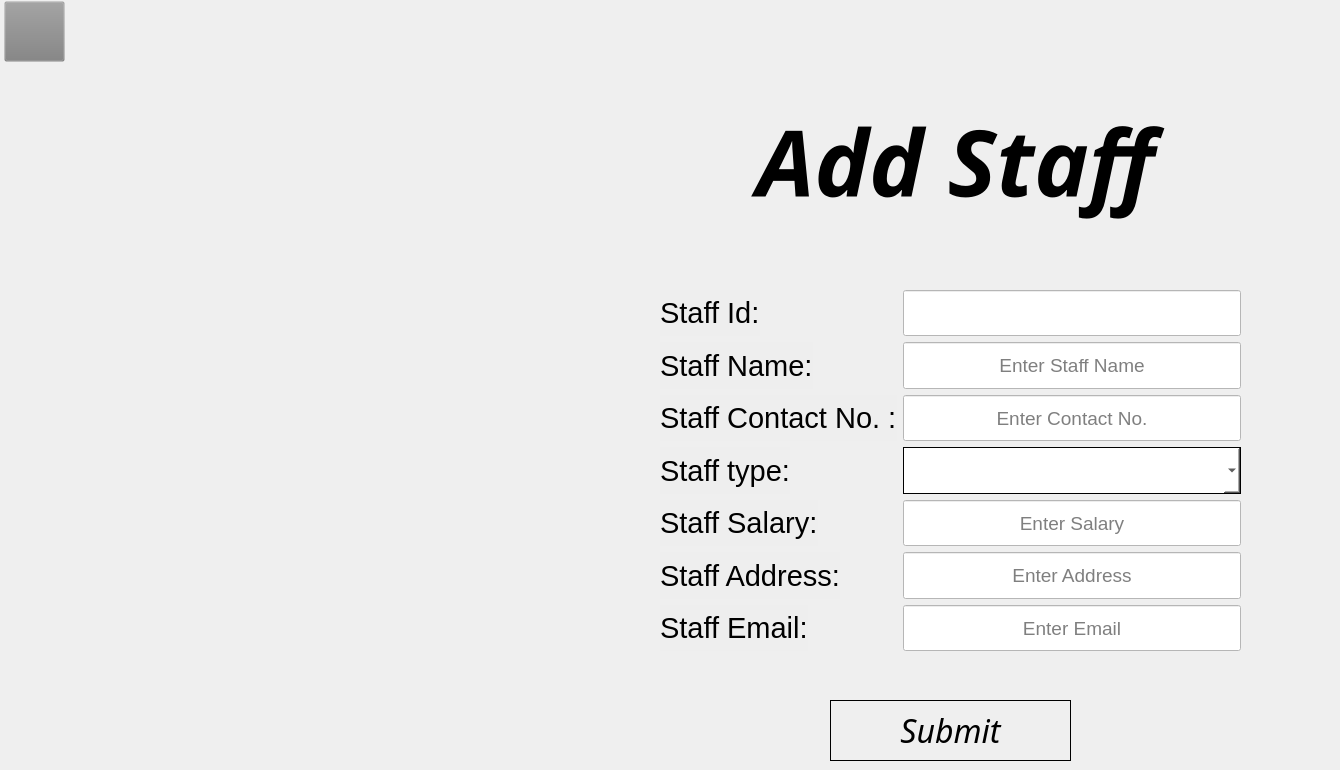
    <widget class="QWidget" name="ADDformforStaff">
     <widget class="QPushButton" name="staff_addform_backbutton">
      <property name="geometry">
       <rect>
        <x>4</x>
        <y>1</y>
        <width>61</width>
        <height>61</height>
       </rect>
      </property>
      <property name="styleSheet">
       <string notr="true">
background-color: rgb(128, 128, 128, 0.01);
border-image: url(:/back-button.png);</string>
      </property>
      <property name="text">
       <string/>
      </property>
     </widget>
     <widget class="QLabel" name="label_39">
      <property name="geometry">
       <rect>
        <x>580</x>
        <y>100</y>
        <width>751</width>
        <height>121</height>
       </rect>
      </property>
      <property name="font">
       <font>
        <family>JasmineUPC</family>
        <pointsize>69</pointsize>
        <weight>75</weight>
        <italic>true</italic>
        <bold>true</bold>
       </font>
      </property>
      <property name="styleSheet">
       <string notr="true">background-color: rgb(128, 128, 128, 0.001);</string>
      </property>
      <property name="text">
       <string>Add Staff</string>
      </property>
      <property name="alignment">
       <set>Qt::AlignCenter</set>
      </property>
     </widget>
     <widget class="QPushButton" name="pushButton_2">
      <property name="geometry">
       <rect>
        <x>830</x>
        <y>700</y>
        <width>241</width>
        <height>61</height>
       </rect>
      </property>
      <property name="font">
       <font>
        <family>Poppins</family>
        <pointsize>24</pointsize>
        <weight>50</weight>
        <italic>true</italic>
        <bold>false</bold>
       </font>
      </property>
      <property name="styleSheet">
       <string notr="true">border:1px solid black</string>
      </property>
      <property name="text">
       <string>Submit</string>
      </property>
     </widget>
     <widget class="QWidget" name="layoutWidget">
      <property name="geometry">
       <rect>
        <x>660</x>
        <y>290</y>
        <width>581</width>
        <height>361</height>
       </rect>
      </property>
      <layout class="QFormLayout" name="formLayout_4">
       <item row="0" column="0">
        <widget class="QLabel" name="label_52">
         <property name="font">
          <font>
           <pointsize>22</pointsize>
          </font>
         </property>
         <property name="styleSheet">
          <string notr="true">background-color:rgb(128,128,128,0.01);</string>
         </property>
         <property name="text">
          <string>Staff Id:</string>
         </property>
        </widget>
       </item>
       <item row="0" column="1">
        <widget class="QLineEdit" name="lineEdit_10">
         <property name="enabled">
          <bool>false</bool>
         </property>
         <property name="sizePolicy">
          <sizepolicy hsizetype="Expanding" vsizetype="Expanding">
           <horstretch>0</horstretch>
           <verstretch>0</verstretch>
          </sizepolicy>
         </property>
         <property name="font">
          <font>
           <pointsize>14</pointsize>
          </font>
         </property>
         <property name="styleSheet">
          <string notr="true">
background-color: white;</string>
         </property>
         <property name="alignment">
          <set>Qt::AlignCenter</set>
         </property>
         <property name="placeholderText">
          <string/>
         </property>
        </widget>
       </item>
       <item row="1" column="0">
        <widget class="QLabel" name="label_49">
         <property name="font">
          <font>
           <pointsize>22</pointsize>
          </font>
         </property>
         <property name="styleSheet">
          <string notr="true">background-color:rgb(128,128,128,0.01);</string>
         </property>
         <property name="text">
          <string>Staff Name:</string>
         </property>
        </widget>
       </item>
       <item row="1" column="1">
        <widget class="QLineEdit" name="lineEdit_8">
         <property name="sizePolicy">
          <sizepolicy hsizetype="Expanding" vsizetype="Expanding">
           <horstretch>0</horstretch>
           <verstretch>0</verstretch>
          </sizepolicy>
         </property>
         <property name="font">
          <font>
           <pointsize>14</pointsize>
          </font>
         </property>
         <property name="styleSheet">
          <string notr="true">
background-color: white;</string>
         </property>
         <property name="alignment">
          <set>Qt::AlignCenter</set>
         </property>
         <property name="placeholderText">
          <string>Enter Staff Name</string>
         </property>
        </widget>
       </item>
       <item row="2" column="0">
        <widget class="QLabel" name="label_51">
         <property name="font">
          <font>
           <pointsize>22</pointsize>
          </font>
         </property>
         <property name="styleSheet">
          <string notr="true">background-color:rgb(128,128,128,0.01);</string>
         </property>
         <property name="text">
          <string>Staff Contact No. :</string>
         </property>
        </widget>
       </item>
       <item row="2" column="1">
        <widget class="QLineEdit" name="lineEdit_7">
         <property name="sizePolicy">
          <sizepolicy hsizetype="Expanding" vsizetype="Expanding">
           <horstretch>0</horstretch>
           <verstretch>0</verstretch>
          </sizepolicy>
         </property>
         <property name="font">
          <font>
           <pointsize>14</pointsize>
          </font>
         </property>
         <property name="styleSheet">
          <string notr="true">
background-color: white;</string>
         </property>
         <property name="alignment">
          <set>Qt::AlignCenter</set>
         </property>
         <property name="placeholderText">
          <string>Enter Contact No.</string>
         </property>
        </widget>
       </item>
       <item row="3" column="0">
        <widget class="QLabel" name="label_48">
         <property name="font">
          <font>
           <pointsize>22</pointsize>
          </font>
         </property>
         <property name="styleSheet">
          <string notr="true">background-color:rgb(128,128,128,0.01);</string>
         </property>
         <property name="text">
          <string>Staff type:</string>
         </property>
        </widget>
       </item>
       <item row="3" column="1">
        <widget class="QComboBox" name="comboBox_2">
         <property name="enabled">
          <bool>true</bool>
         </property>
         <property name="sizePolicy">
          <sizepolicy hsizetype="Preferred" vsizetype="Expanding">
           <horstretch>0</horstretch>
           <verstretch>0</verstretch>
          </sizepolicy>
         </property>
         <property name="styleSheet">
          <string notr="true">background-color:rgba(255,255,255);
border:1px solid black
</string>
         </property>
        </widget>
       </item>
       <item row="4" column="0">
        <widget class="QLabel" name="label_50">
         <property name="font">
          <font>
           <pointsize>22</pointsize>
          </font>
         </property>
         <property name="styleSheet">
          <string notr="true">background-color:rgb(128,128,128,0.01);</string>
         </property>
         <property name="text">
          <string>Staff Salary:</string>
         </property>
        </widget>
       </item>
       <item row="4" column="1">
        <widget class="QLineEdit" name="lineEdit_6">
         <property name="sizePolicy">
          <sizepolicy hsizetype="Expanding" vsizetype="Expanding">
           <horstretch>0</horstretch>
           <verstretch>0</verstretch>
          </sizepolicy>
         </property>
         <property name="font">
          <font>
           <pointsize>14</pointsize>
          </font>
         </property>
         <property name="styleSheet">
          <string notr="true">
background-color: white;</string>
         </property>
         <property name="alignment">
          <set>Qt::AlignCenter</set>
         </property>
         <property name="placeholderText">
          <string>Enter Salary</string>
         </property>
        </widget>
       </item>
       <item row="5" column="0">
        <widget class="QLabel" name="label_53">
         <property name="font">
          <font>
           <pointsize>22</pointsize>
          </font>
         </property>
         <property name="styleSheet">
          <string notr="true">background-color:rgb(128,128,128,0.01);</string>
         </property>
         <property name="text">
          <string>Staff Address:</string>
         </property>
        </widget>
       </item>
       <item row="5" column="1">
        <widget class="QLineEdit" name="lineEdit_11">
         <property name="sizePolicy">
          <sizepolicy hsizetype="Expanding" vsizetype="Expanding">
           <horstretch>0</horstretch>
           <verstretch>0</verstretch>
          </sizepolicy>
         </property>
         <property name="font">
          <font>
           <pointsize>14</pointsize>
          </font>
         </property>
         <property name="styleSheet">
          <string notr="true">
background-color: white;</string>
         </property>
         <property name="alignment">
          <set>Qt::AlignCenter</set>
         </property>
         <property name="placeholderText">
          <string>Enter Address</string>
         </property>
        </widget>
       </item>
       <item row="6" column="0">
        <widget class="QLabel" name="label_87">
         <property name="font">
          <font>
           <pointsize>22</pointsize>
          </font>
         </property>
         <property name="styleSheet">
          <string notr="true">background-color:rgb(128,128,128,0.01);</string>
         </property>
         <property name="text">
          <string>Staff Email:</string>
         </property>
        </widget>
       </item>
       <item row="6" column="1">
        <widget class="QLineEdit" name="lineEdit_37">
         <property name="sizePolicy">
          <sizepolicy hsizetype="Expanding" vsizetype="Expanding">
           <horstretch>0</horstretch>
           <verstretch>0</verstretch>
          </sizepolicy>
         </property>
         <property name="font">
          <font>
           <pointsize>14</pointsize>
          </font>
         </property>
         <property name="styleSheet">
          <string notr="true">
background-color: white;</string>
         </property>
         <property name="alignment">
          <set>Qt::AlignCenter</set>
         </property>
         <property name="placeholderText">
          <string>Enter Email</string>
         </property>
        </widget>
       </item>
      </layout>
     </widget>
    </widget>
